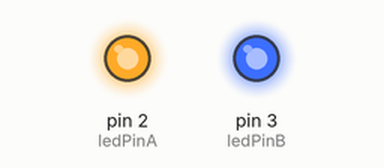
Recording of a sketch running on a simulated Arduino Uno, built with avr-gcc and run on an emulated ATmega328P. Shown: output pins drawn as LEDs (lit = HIGH). Dashed ring = blinking.

Above: at 0.11 s.
At 1.72 s:
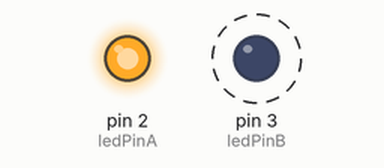
At 4.46 s:
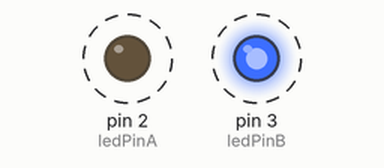
Timing chart, 0 to 4.8 s (numbered marks = the images above):
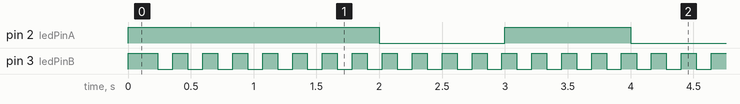

The sketch:

2020-03-25_twoLedBlink01.ino
```cpp
// twoLedBlink01
/*
  Titilar dos LEDs con periodos diferentes:
  - ledA 2s
  - ledB 238ms
  Usando la función millis() para hacer un retardo no bloqueante
*/
bool ledStateA = LOW;
const int ledPinA = 2;
const int intervalA = 1000;
bool ledStateB = LOW;
const int ledPinB = 3;
const int intervalB = 119;

unsigned long prevMillisA = 0, prevMillisB = 0, currentMillis;

void setup() {
  pinMode(ledPinA, OUTPUT);
  digitalWrite(ledPinA, HIGH);
  pinMode(ledPinB, OUTPUT);
  digitalWrite(ledPinB, HIGH);
}

void loop() {
  currentMillis = millis();

  // Verificar si es tiempo de cambiar el estado del LED
  if ((currentMillis - prevMillisA) >= intervalA) {
    prevMillisA = currentMillis;
    ledStateA = !ledStateA;
    digitalWrite(ledPinA, ledStateA);
  }
  if ((currentMillis - prevMillisB) >= intervalB) {
    prevMillisB = currentMillis;
    ledStateB = !ledStateB;
    digitalWrite(ledPinB, ledStateB);
  }


}
```

Measured:
- by itself, pin 2 (ledPinA): alternates HIGH for 1.0 s and LOW for 1.0 s
- by itself, pin 3 (ledPinB): alternates HIGH for 0.12 s and LOW for 0.12 s
